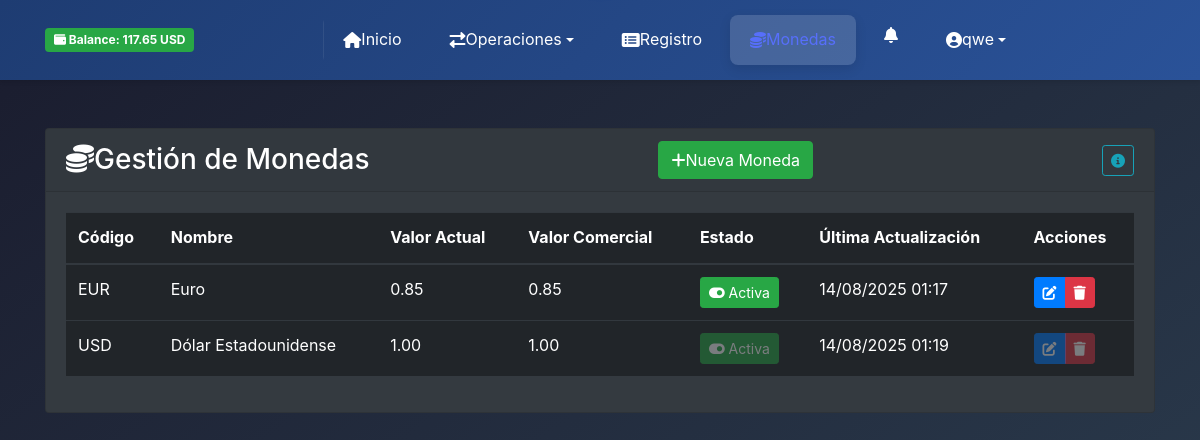
/remesas/monedas/ (signed in), run on the app's committed database.
### login/models.py (models this page shows, shortened)
class PerfilUsuario(models.Model):
    TIPO_USUARIO_CHOICES = [
        ('admin', 'Administrador'),
        ('gestor', 'Gestor'),
        ('contable', 'Contable'),
    ]
    user = models.OneToOneField(User, on_delete=models.CASCADE, related_name='perfil')
    tipo_usuario = models.CharField(max_length=20, choices=TIPO_USUARIO_CHOICES, default='gestor', verbose_name="Tipo de Usuario")
    balance = models.DecimalField(max_digits=15, decimal_places=2, default=0.00, verbose_name="Balance")
    telefono = models.CharField(max_length=20, blank=True, null=True, verbose_name="Teléfono")
    direccion = models.TextField(blank=True, null=True, verbose_name="Dirección")
    fecha_nacimiento = models.DateField(blank=True, null=True, verbose_name="Fecha de Nacimiento")
    avatar = models.ImageField(upload_to='avatars/', blank=True, null=True, verbose_name="Avatar")
    codigo_gestor = models.CharField(max_length=10, unique=True, blank=True, null=True, verbose_name="Código de Gestor")
    limite_remesas = models.DecimalField(max_digits=10, decimal_places=2, default=0, verbose_name="Límite de Remesas")
    comision_porcentaje = models.DecimalField(max_digits=5, decimal_places=2, default=0, verbose_name="Comisión (%)")
    fecha_creacion = models.DateTimeField(auto_now_add=True)
    fecha_actualizacion = models.DateTimeField(auto_now=True)
    creado_por = models.ForeignKey(User, on_delete=models.SET_NULL, null=True, blank=True, related_name='perfiles_creados')
    class Meta:
        verbose_name = "Perfil de Usuario"
        verbose_name_plural = "Perfiles de Usuarios"

### remesas/models.py (models this page shows, shortened)
class Moneda(models.Model):
    codigo = models.CharField(max_length=10, unique=True, verbose_name='Código')
    nombre = models.CharField(max_length=50, verbose_name='Nombre')
    valor_actual = models.DecimalField(
        max_digits=15,
        decimal_places=6,
        verbose_name='Valor Actual',
        help_text='Valor actual de la moneda respecto al USD'
    )
    valor_comercial = models.DecimalField(
        max_digits=15,
        decimal_places=6,
        verbose_name='Valor Comercial',
        help_text='Valor comercial de la moneda para transacciones'
    )
    activa = models.BooleanField(default=True, verbose_name='Activa')
    fecha_creacion = models.DateTimeField(auto_now_add=True)
    fecha_actualizacion = models.DateTimeField(auto_now=True)
    class Meta:
        verbose_name = 'Moneda'
        verbose_name_plural = 'Monedas'
        ordering = ['codigo']

### remesas/views.py (the view)
# urls.py: path('monedas/', views.lista_monedas, name='lista_monedas'),
@login_required
def lista_monedas(request):
    monedas = models.Moneda.objects.all().order_by('codigo')
    context = {
        'monedas': monedas,
        'total_monedas': monedas.count(),
    }
    return render(request, 'Monedas/lista_monedas.html', context)

### remesas/context_processors.py (called while the page is built)
def user_balance(request):
    context = {
        'user_balance': None,
        'user_balance_moneda': 'USD'
    }
    if request.user.is_authenticated:
        try:
            perfil = request.user.perfil
            context['user_balance'] = perfil.balance
            context['user_balance_moneda'] = 'USD'  # El balance siempre está en USD
        except Exception:
            context['user_balance'] = Decimal('0.00')
            context['user_balance_moneda'] = 'USD'
    return context

### remesas/templates/Monedas/lista_monedas.html (shortened to what this page needs)
{% extends 'eglisapp/base.html' %}
{% load static %}
{% block content %}
<div class="container mt-5">
    <div class="card bg-dark text-white">
        <div class="card-header d-flex justify-content-between align-items-center">
            <h3 class="mb-0">
                <i class="fas fa-coins me-2"></i>Gestión de Monedas
            </h3>
            <a href="{% url 'remesas:crear_moneda' %}" class="btn btn-success">
                <i class="fas fa-plus me-2"></i>Nueva Moneda
            </a>
            <button type="button" class="btn btn-outline-info btn-sm ms-2" data-bs-toggle="modal" data-bs-target="#infoModal">
                <i class="fas fa-info-circle"></i>
            </button>
        </div>
        <div class="card-body">
            <div class="d-none d-lg-block">
                <div class="table-responsive">
                    <table class="table table-dark table-hover">
                        <thead>
                            <tr>
                                <th>Código</th>
                                <th>Nombre</th>
                                <th>Valor Actual</th>
                                <th>Valor Comercial</th>
                                <th>Estado</th>
                                <th>Última Actualización</th>
                                <th class="text-end">Acciones</th>
                            </tr>
                        </thead>
                        <tbody>
                            {% for moneda in monedas %}
                            <tr>
                                <td>{{ moneda.codigo }}</td>
                                <td>{{ moneda.nombre }}</td>
                                <td>{{ moneda.valor_actual|floatformat:2 }}</td>
                                <td>{{ moneda.valor_comercial|floatformat:2 }}</td>
                                <td>
                                    <button type="button"
                                            class="btn btn-sm {% if moneda.activa %}btn-success{% else %}btn-outline-danger{% endif %}"
                                            data-moneda-id="{{ moneda.pk }}"
                                            data-estado-actual="{% if moneda.activa %}true{% else %}false{% endif %}"
                                            onclick="toggleEstadoMoneda(this.dataset.monedaId, this.dataset.estadoActual === 'true')"
                                            {% if moneda.codigo == 'USD' %}disabled{% endif %}
                                            title="{% if moneda.activa %}Desactivar moneda{% else %}Activar moneda{% endif %}">
                                        <i class="fas {% if moneda.activa %}fa-toggle-on{% else %}fa-toggle-off{% endif %} me-1"></i>
                                        {% if moneda.activa %}Activa{% else %}Inactiva{% endif %}
                                    </button>
                                </td>
                                <td>{{ moneda.fecha_actualizacion|date:"d/m/Y H:i" }}</td>
                                <td class="text-end">
                                    <div class="btn-group btn-group-sm">
                                        <a href="{% url 'remesas:editar_moneda' moneda.pk %}"
                                           class="btn btn-primary"
                                           {% if moneda.codigo == 'USD' %}disabled{% endif %}
                                           title="Editar">
                                            <i class="fas fa-edit"></i>
                                        </a>
                                        <button type="button"
                                                class="btn btn-danger"
                                                onclick="eliminarMoneda('{{ moneda.pk }}', '{{ moneda.codigo }}', '{{ moneda.nombre }}')"
                                                {% if moneda.codigo == 'USD' %}disabled{% endif %}
                                                title="Eliminar moneda">
                                            <i class="fas fa-trash"></i>
                                        </button>
                                    </div>
                                </td>
                            </tr>
                            {% empty %}
                            <tr>
                                <td colspan="7" class="text-center">No hay monedas registradas</td>
                            </tr>
                            {% endfor %}
                        </tbody>
                    </table>
                </div>
            </div>
        </div>
    </div>
</div>
{% endblock %}

### eglisapp/templates/eglisapp/base.html (shortened to what this page needs)
<!DOCTYPE html>
<html lang="es">
<head>
    {% load static %}
    <link href="{% static 'eglisapp/vendor/bootstrap/css/bootstrap.min.css' %}" rel="stylesheet">
    <link href="{% static 'eglisapp/css/gestion.css' %}" rel="stylesheet">
    <link rel="stylesheet" href="https://cdnjs.cloudflare.com/ajax/libs/font-awesome/6.0.0/css/all.min.css">
    <link rel="stylesheet" href="https://cdn.jsdelivr.net/npm/sweetalert2@11/dist/sweetalert2.min.css">
</head>
<body>
    <nav class="navbar navbar-expand-lg navbar-dark sticky-top py-2" id="mainNav">
        <div class="container">
            {% if user.is_authenticated and user_balance is not None %}
            <div class="d-flex align-items-center">
              {% if user_balance >= 0 %}
              <span class="badge bg-success rounded-pill fs-4">
              <i class="fas fa-wallet me-1"></i>
              <span class="fw-medium">Balance:</span>
                {{ user_balance|floatformat:2 }} {{ user_balance_moneda }}
              </span>
              {% else %}
              <span class="badge bg-danger rounded-pill fs-4">
              <i class="fas fa-exclamation-triangle me-1"></i>
              <span class="fw-medium">Balance:</span>
                {{ user_balance|floatformat:2 }} {{ user_balance_moneda }}
              </span>
              {% endif %}
            </div>
            {% endif %}
      <div class="collapse navbar-collapse mt-2 mt-lg-0" id="navbarResponsive">
        <ul class="navbar-nav mx-auto">
          <li class="nav-item {% if request.resolver_match.url_name == 'home' %}active{% endif %}">
            <a class="nav-link d-flex align-items-center gap-2" href="{% url 'home' %}">
              <i class="fas fa-home"></i>
              <span>Inicio</span>
            </a>
          </li>
          <li class="nav-item dropdown {% if request.resolver_match.url_name in 'nueva_remesa,crear_pago' %}active{% endif %}">
            <a class="nav-link dropdown-toggle d-flex align-items-center gap-2" href="#" id="remesasDropdown"
               role="button" data-toggle="dropdown" aria-haspopup="true" aria-expanded="false">
              <i class="fas fa-exchange-alt"></i>
              <span>Operaciones</span>
            </a>
          </li>
          <li class="nav-item {% if request.resolver_match.url_name == 'registro_transacciones' %}active{% endif %}">
            <a class="nav-link d-flex align-items-center gap-2" href="{% url 'remesas:registro_transacciones' %}">
              <i class="fas fa-list-alt"></i>
              <span>Registro</span>
            </a>
          </li>
          <li class="nav-item {% if request.resolver_match.url_name == 'lista_monedas' %}active{% endif %}">
            <a class="nav-link d-flex align-items-center gap-2" href="{% url 'remesas:lista_monedas' %}">
              <i class="fas fa-coins"></i>
              <span>Monedas</span>
            </a>
          </li>
          {% if user.is_authenticated %}
          <li class="nav-item {% if request.resolver_match.url_name == 'destinatarios' %}active{% endif %}">
            <a class="nav-link d-flex align-items-center gap-2" href="{% url 'notificaciones:destinatarios' %}"
               title="Gestión de Destinatarios" data-bs-toggle="tooltip">
              <i class="fas fa-bell"></i>
            </a>
          </li>
          {% endif %}
          {% if user.is_authenticated %}
            <li class="nav-item dropdown">
              <a class="nav-link dropdown-toggle d-flex align-items-center gap-2" href="#"
                 id="navbarDropdown" role="button" data-toggle="dropdown"
                 aria-haspopup="true" aria-expanded="false">
                <i class="fas fa-user-circle"></i>
                <span>{{ user.username }}</span>
              </a>
            </li>
          {% endif %}
        </ul>
      </div>
    </div>
  </nav>
  <div class="pull-to-refresh-container">
  </div>
    {% block content %}
    {% endblock %}
</body>
</html>

### eglisapp/static/eglisapp/css/gestion.css (style rules this page uses)
:root { --primary-gradient: linear-gradient(135deg, #1a2980 0%, #576ffb 100%); --text-color: #e2e8f0; --nav-bg: rgba(26, 32, 44, 0.95); --nav-text: #ffffff; --accent: #4facfe; --hover-color: #576ffb; --card-bg: rgba(26, 32, 44, 0.8); --border-color: rgba(255, 255, 255, 0.1); --nav-hover-bg: rgba(255, 255, 255, 0.1); --nav-active-bg: rgba(255, 255, 255, 0.15); }
body { display: grid; grid-template-rows: auto 1fr auto; min-height: 100vh; background: #07519c; min-height: 100vh; color: #1e293b; font-family: 'Inter', sans-serif; line-height: 1.6; margin: 0; padding: 0; }
.navbar-dark { background: linear-gradient(135deg, #1e3c72 0%, #2a5298 100%); box-shadow: 0 2px 4px rgba(0, 0, 0, 0.1); }
.nav-item { margin: 0 0.25rem; position: relative; border-radius: 8px; transition: all 0.3s ease; }
.nav-link { color: var(--nav-text) !important; padding: 0.75rem 1.25rem !important; border-radius: 8px; transition: all 0.3s cubic-bezier(0.4, 0, 0.2, 1); position: relative; overflow: hidden; }
.nav-link::before { content: ''; position: absolute; top: 0; left: 0; width: 100%; height: 100%; background: var(--nav-hover-bg); transform: translateX(-100%); transition: transform 0.3s ease; z-index: -1; border-radius: 8px; }
.nav-item.active .nav-link { background: var(--nav-active-bg); color: var(--hover-color) !important; box-shadow: 0 4px 12px rgba(0, 0, 0, 0.1); }

### eglisapp/templates/eglisapp/base.html (style rules this page uses)
:root { --navbar-height-mobile: 60px; --navbar-height-desktop: 80px; }
html, body { -webkit-tap-highlight-color: transparent; margin: 0; padding: 0; min-height: 100vh; color: #ffffff; }
body { background: linear-gradient(145deg, #1a1c2e, #2c3e50) fixed; background-size: cover; }
.pull-to-refresh-container { position: fixed; top: 0; left: 0; right: 0; height: 120px; z-index: 2000; pointer-events: none; overflow: hidden; }
.navbar { min-height: var(--navbar-height-mobile); }
@media (min-width: 992px) { .navbar { min-height: var(--navbar-height-desktop); } }
.nav-link { padding: 0.75rem 1rem; }
.badge { padding: 0.5em 0.75em; }

### remesas/templates/Monedas/lista_monedas.html (style rules this page uses)
.btn-group .btn { transition: all 0.3s ease; }
.btn[disabled] { opacity: 0.4; cursor: not-allowed; }

### data on the page
PerfilUsuario: balance "117.65"
Moneda: codigo "USD", nombre "Dólar Estadounidense", valor_actual "1.00", valor_comercial "1.00", activa True (drawn), fecha_actualizacion "14/08/2025 01:19"
Moneda: codigo "EUR", nombre "Euro", valor_actual "0.85", valor_comercial "0.85", activa True (drawn), fecha_actualizacion "14/08/2025 01:17"

### other printed values
{{ user.username }} "qwe"
